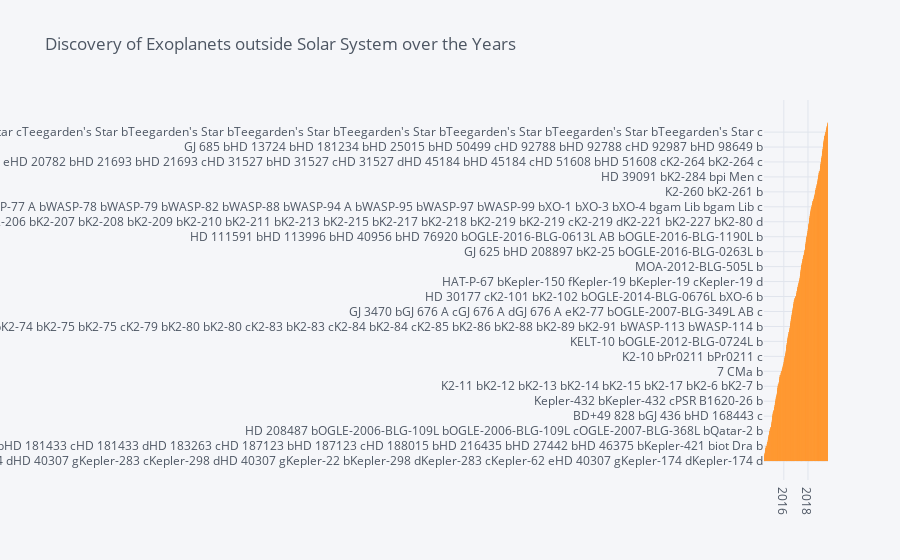

Notebook source saved alongside this figure:
### Code cell
planets_by_date = oversampled.groupby('P_UPDATED')['P_NAME'].sum()
planets_by_date.iplot(kind='bar', title='Discovery of Exoplanets outside Solar System over the Years')

### Figure 1 — Plotly figure (JSON) as saved in the notebook; plotly's stock layout.template omitted (floating-point values rounded to 4 significant figures; data arrays with more than 128 entries replaced by an {"elided": "..."} marker saying what was removed)
{"data": [{"marker": {"color": "rgba(255, 153, 51, 0.6)", "line": {"color": "rgba(255, 153, 51, 1.0)", "width": 1}}, "name": "P_NAME", "orientation": "v", "text": "", "x": {"elided": "184 str values"}, "y": {"elided": "184 str values"}, "type": "bar"}], "layout": {"legend": {"bgcolor": "#F5F6F9", "font": {"color": "#4D5663"}}, "paper_bgcolor": "#F5F6F9", "plot_bgcolor": "#F5F6F9", "title": {"font": {"color": "#4D5663"}, "text": "Discovery of Exoplanets outside Solar System over the Years"}, "xaxis": {"gridcolor": "#E1E5ED", "showgrid": true, "tickfont": {"color": "#4D5663"}, "title": {"font": {"color": "#4D5663"}, "text": ""}, "zerolinecolor": "#E1E5ED"}, "yaxis": {"gridcolor": "#E1E5ED", "showgrid": true, "tickfont": {"color": "#4D5663"}, "title": {"font": {"color": "#4D5663"}, "text": ""}, "zerolinecolor": "#E1E5ED"}}}
